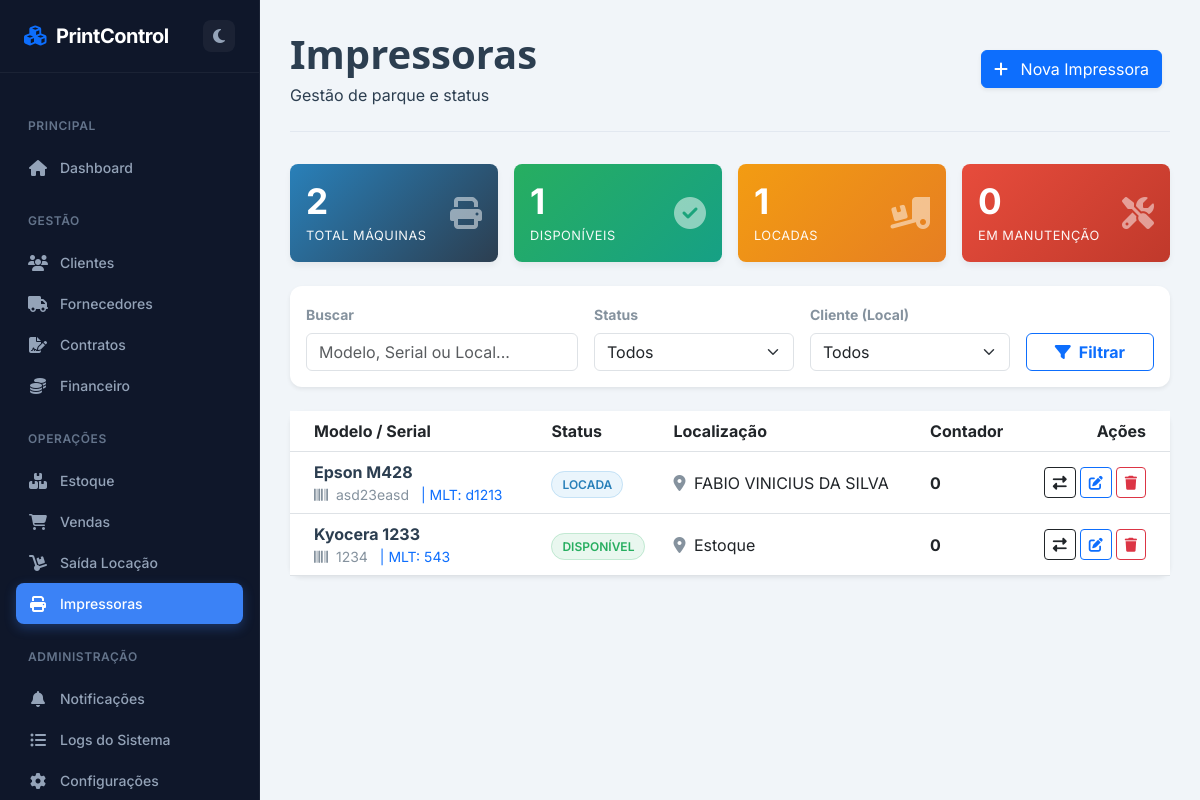
Before: /impressoras with the older database file.
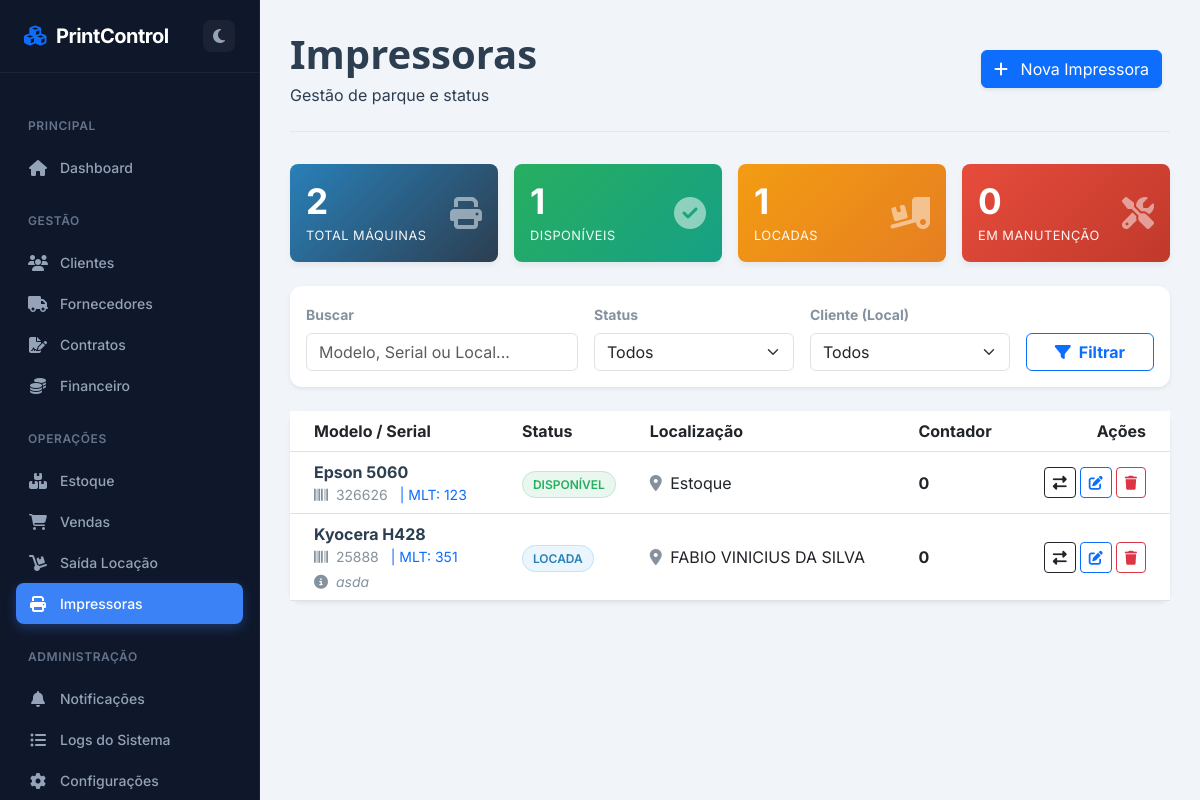
After: the same page with the newer database file.
### app.py (models this page shows)
class Impressora(db.Model):
    id = db.Column(db.Integer, primary_key=True)
    marca = db.Column(db.String(50))
    modelo = db.Column(db.String(100), nullable=False)
    serial = db.Column(db.String(50), unique=True)
    mlt = db.Column(db.String(50))
    contador = db.Column(db.Integer, default=0)
    status = db.Column(db.String(20), default='Disponível')
    localizacao = db.Column(db.String(100), default='Estoque')
    observacao = db.Column(db.Text)
    data_aquisicao = db.Column(db.Date)
    historico = db.relationship('MovimentacaoImpressora', backref='impressora', cascade="all, delete-orphan")
    manutencoes = db.relationship('Manutencao', backref='impressora', cascade="all, delete-orphan")
    logs_manutencao = db.relationship('LogManutencao', backref='impressora', cascade="all, delete-orphan")

### app.py (the view)
@app.route('/impressoras')
def impressoras():
    busca = request.args.get('busca')
    status = request.args.get('status')
    cliente_id = request.args.get('cliente_id')
    query = Impressora.query
    if busca:
        term = f"%{busca}%"
        query = query.filter((Impressora.marca.like(term)) | (Impressora.modelo.like(term)) | (Impressora.serial.like(term)) | (Impressora.mlt.like(term)) | (Impressora.localizacao.like(term)))
    if status and status != 'Todas': query = query.filter(Impressora.status == status)
    if cliente_id and cliente_id != 'Todos':
        cliente = Cliente.query.get(int(cliente_id))
        if cliente: query = query.filter(Impressora.localizacao == cliente.nome)
    impressoras = query.order_by(Impressora.modelo).all()
    clientes = Cliente.query.order_by(Cliente.nome).all()
    ultimas_movimentacoes = MovimentacaoImpressora.query.order_by(MovimentacaoImpressora.data.desc()).limit(20).all()
    total_geral = Impressora.query.count()
    disponiveis = Impressora.query.filter_by(status='Disponível').count()
    locadas = Impressora.query.filter_by(status='Locada').count()
    manutencao = Impressora.query.filter_by(status='Manutenção').count()
    return render_template('impressoras.html', impressoras=impressoras, clientes=clientes, ultimas_movimentacoes=ultimas_movimentacoes, total=total_geral, disponiveis=disponiveis, locadas=locadas, manutencao=manutencao, request=request)

### app.py (called while the page is built)
@app.context_processor
def utility_processor():
    try:
        config = Configuracao.query.first()
        if not config:
            config = Configuracao()
            db.session.add(config)
            db.session.commit()
        return dict(hoje=datetime.now(), config=config)
    except: return dict(hoje=datetime.now(), config=None)

### templates/impressoras.html (shortened to what the changed rows need)
{% extends "base.html" %}
{% block content %}
<div id="impressoras-page" class="page-content active">
    <div class="page-header">
        <div class="d-flex justify-content-between align-items-center">
            <div>
                <h1 class="page-title">Impressoras</h1>
            </div>
        </div>
    </div>
    <div class="card border-0 shadow-sm">
        <div class="card-body p-0">
            <div class="table-responsive">
                <table class="table table-hover mb-0 align-middle">
                    <thead>
                        <tr>
                            <th class="ps-4">Modelo / Serial</th>
                            <th>Status</th>
                            <th>Localização</th>
                            <th>Contador</th>
                            <th class="text-end pe-4">Ações</th>
                        </tr>
                    </thead>
                    <tbody>
                        {% for imp in impressoras %}
                        <tr class="clickable-row" onclick="abrirHistorico('{{ imp.id }}', '{{ imp.status }}')">
                            <td class="ps-4">
                                <div class="fw-bold text-dark">{{ imp.modelo }}</div>
                                <div class="text-muted small">
                                    <span class="me-2"><i class="fas fa-barcode me-1"></i> {{ imp.serial }}</span>
                                    {% if imp.mlt %}<span class="me-2 text-primary">| MLT: {{ imp.mlt }}</span>{% endif %}
                                </div>
                                {% if imp.observacao %}
                                    <div class="text-muted small fst-italic mt-1"><i class="fas fa-info-circle me-1"></i> {{ imp.observacao }}</div>
                                {% endif %}
                            </td>
                            <td>
                                {% if imp.status == 'Disponível' %} <span class="badge-status status-disp">Disponível</span>
                                {% elif imp.status == 'Locada' %} <span class="badge-status status-loc">Locada</span>
                                {% else %} <span class="badge-status status-manut">Manutenção</span> {% endif %}
                            </td>
                            <td><i class="fas fa-map-marker-alt text-muted me-1"></i> {{ imp.localizacao }}</td>
                            <td class="fw-bold">{{ imp.contador }}</td>
                            <td class="text-end pe-4">
                                <div class="d-flex justify-content-end gap-1">
                                    <button class="btn btn-sm btn-outline-dark"
        onclick="event.stopPropagation(); abrirMovimentacao('{{ imp.id }}', '{{ imp.modelo }}', '{{ imp.contador }}', '{{ imp.status }}', '{{ imp.localizacao }}')"
        title="Movimentar">
    <i class="fas fa-exchange-alt"></i>
                    </button>
                                    <button class="btn btn-sm btn-outline-primary"
        onclick="event.stopPropagation(); abrirEdicao('{{ imp.id }}', '{{ imp.marca }}', '{{ imp.modelo }}', '{{ imp.serial }}', '{{ imp.mlt }}', '{{ imp.observacao }}', '{{ imp.contador }}')"
        title="Editar">
    <i class="fas fa-edit"></i>
</button>
                                    <a href="{{ url_for('excluir_impressora', id=imp.id) }}"
                                       class="btn btn-sm btn-outline-danger"
                                       onclick="event.stopPropagation(); return confirm('Excluir esta impressora?')"
                                       title="Excluir">
                                        <i class="fas fa-trash"></i>
                                    </a>
                                </div>
                            </td>
                        </tr>
                        {% else %}
                        <tr><td colspan="5" class="text-center p-5 text-muted">Nenhuma impressora encontrada.</td></tr>
                        {% endfor %}
                    </tbody>
                </table>
            </div>
        </div>
    </div>
</div>
{% endblock %}

Changed rows visible on the page:
changed Impressora "Estoque": modelo "Kyocera 1233" → "Epson 5060"; serial "1234" → "326626"; mlt "543" → "123"; moves up the list
changed Impressora "FABIO VINICIUS DA SILVA": modelo "Epson M428" → "Kyocera H428"; serial "asd23easd" → "25888"; mlt "d1213" → "351"; observacao (not shown) → "asda"
